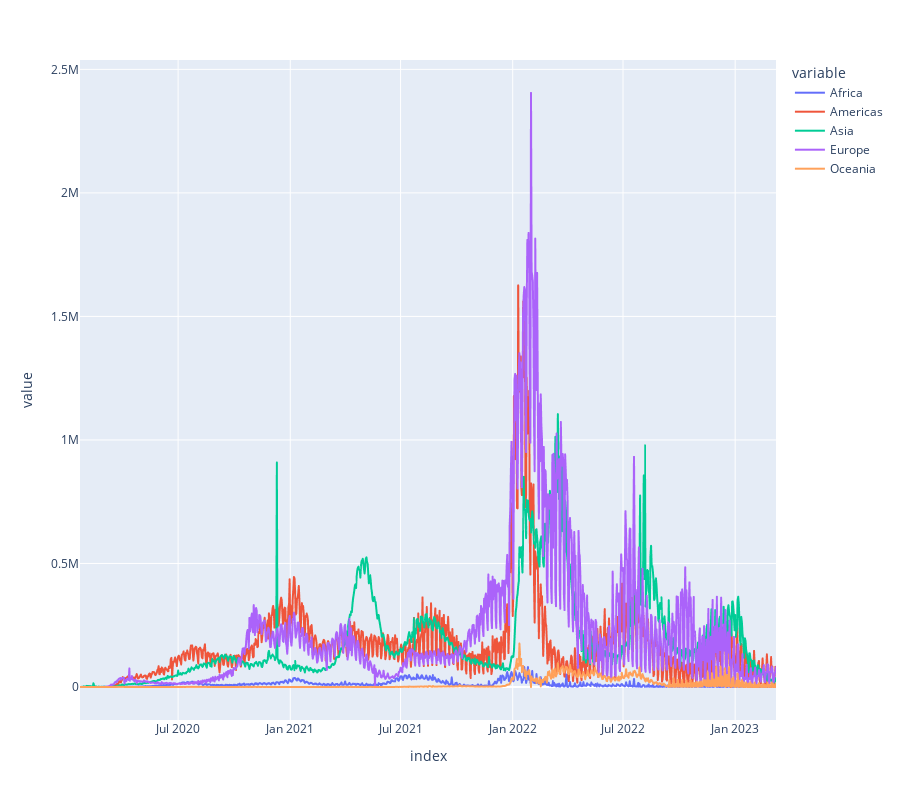

Notebook code for this chart:
### Code cell
px.line(regions.diff().applymap(lambda x : max(0,x)), y=regions.columns, height=800)

### Figure 1 — Plotly figure (JSON) as saved in the notebook; plotly's stock layout.template omitted (floating-point values rounded to 4 significant figures; data arrays with more than 128 entries replaced by an {"elided": "..."} marker saying what was removed)
{"data": [{"hovertemplate": "variable=Africa<br>index=%{x}<br>value=%{y}<extra></extra>", "legendgroup": "Africa", "line": {"color": "#636efa", "dash": "solid"}, "marker": {"symbol": "circle"}, "mode": "lines", "name": "Africa", "showlegend": true, "x": {"elided": "1143 str values"}, "xaxis": "x", "y": {"elided": "1143 float values"}, "yaxis": "y", "type": "scattergl"}, {"hovertemplate": "variable=Americas<br>index=%{x}<br>value=%{y}<extra></extra>", "legendgroup": "Americas", "line": {"color": "#EF553B", "dash": "solid"}, "marker": {"symbol": "circle"}, "mode": "lines", "name": "Americas", "showlegend": true, "x": {"elided": "1143 str values"}, "xaxis": "x", "y": {"elided": "1143 float values"}, "yaxis": "y", "type": "scattergl"}, {"hovertemplate": "variable=Asia<br>index=%{x}<br>value=%{y}<extra></extra>", "legendgroup": "Asia", "line": {"color": "#00cc96", "dash": "solid"}, "marker": {"symbol": "circle"}, "mode": "lines", "name": "Asia", "showlegend": true, "x": {"elided": "1143 str values"}, "xaxis": "x", "y": {"elided": "1143 float values"}, "yaxis": "y", "type": "scattergl"}, {"hovertemplate": "variable=Europe<br>index=%{x}<br>value=%{y}<extra></extra>", "legendgroup": "Europe", "line": {"color": "#ab63fa", "dash": "solid"}, "marker": {"symbol": "circle"}, "mode": "lines", "name": "Europe", "showlegend": true, "x": {"elided": "1143 str values"}, "xaxis": "x", "y": {"elided": "1143 float values"}, "yaxis": "y", "type": "scattergl"}, {"hovertemplate": "variable=Oceania<br>index=%{x}<br>value=%{y}<extra></extra>", "legendgroup": "Oceania", "line": {"color": "#FFA15A", "dash": "solid"}, "marker": {"symbol": "circle"}, "mode": "lines", "name": "Oceania", "showlegend": true, "x": {"elided": "1143 str values"}, "xaxis": "x", "y": {"elided": "1143 float values"}, "yaxis": "y", "type": "scattergl"}], "layout": {"xaxis": {"anchor": "y", "domain": [0.0, 1.0], "title": {"text": "index"}}, "yaxis": {"anchor": "x", "domain": [0.0, 1.0], "title": {"text": "value"}}, "legend": {"title": {"text": "variable"}, "tracegroupgap": 0}, "margin": {"t": 60}, "height": 800}}
